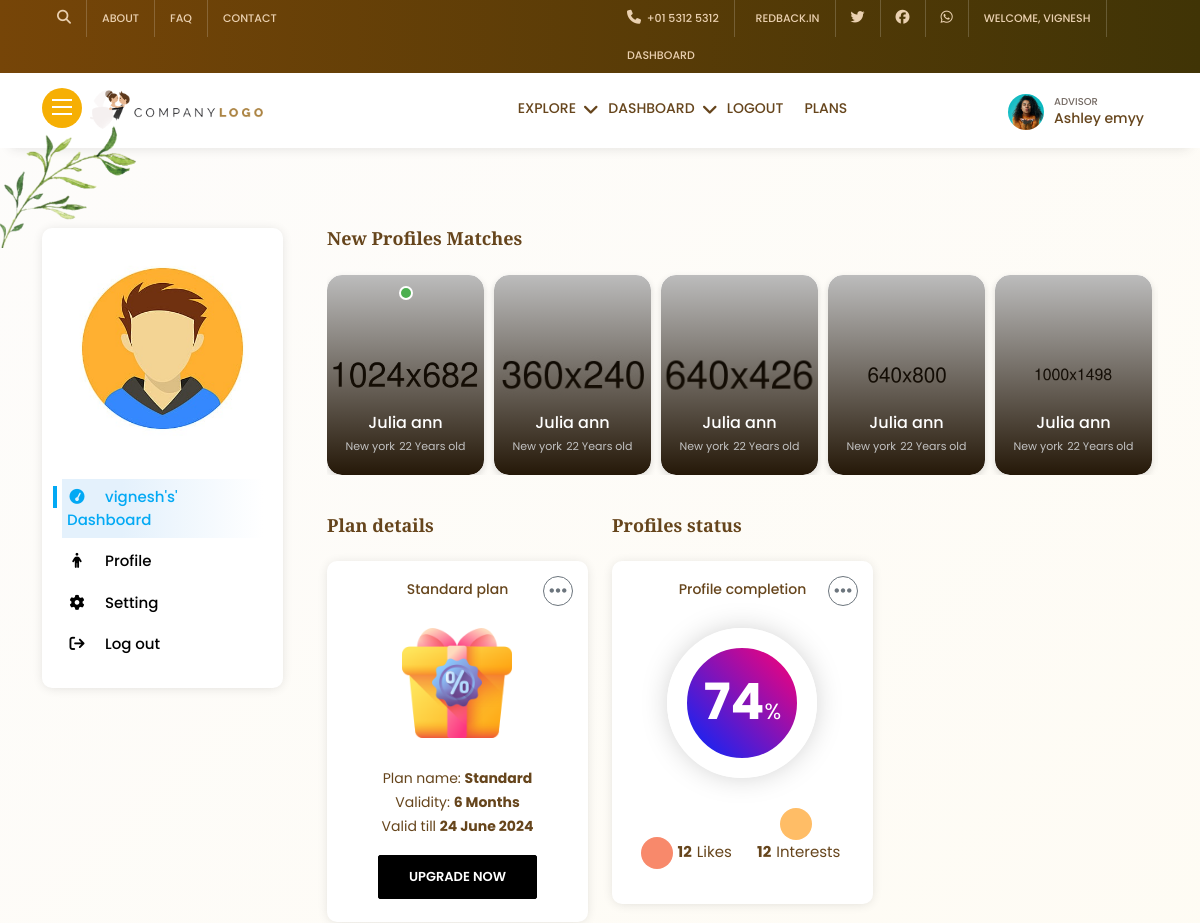
The page /dashboard/ (signed in, upper part) on the database as committed earlier.
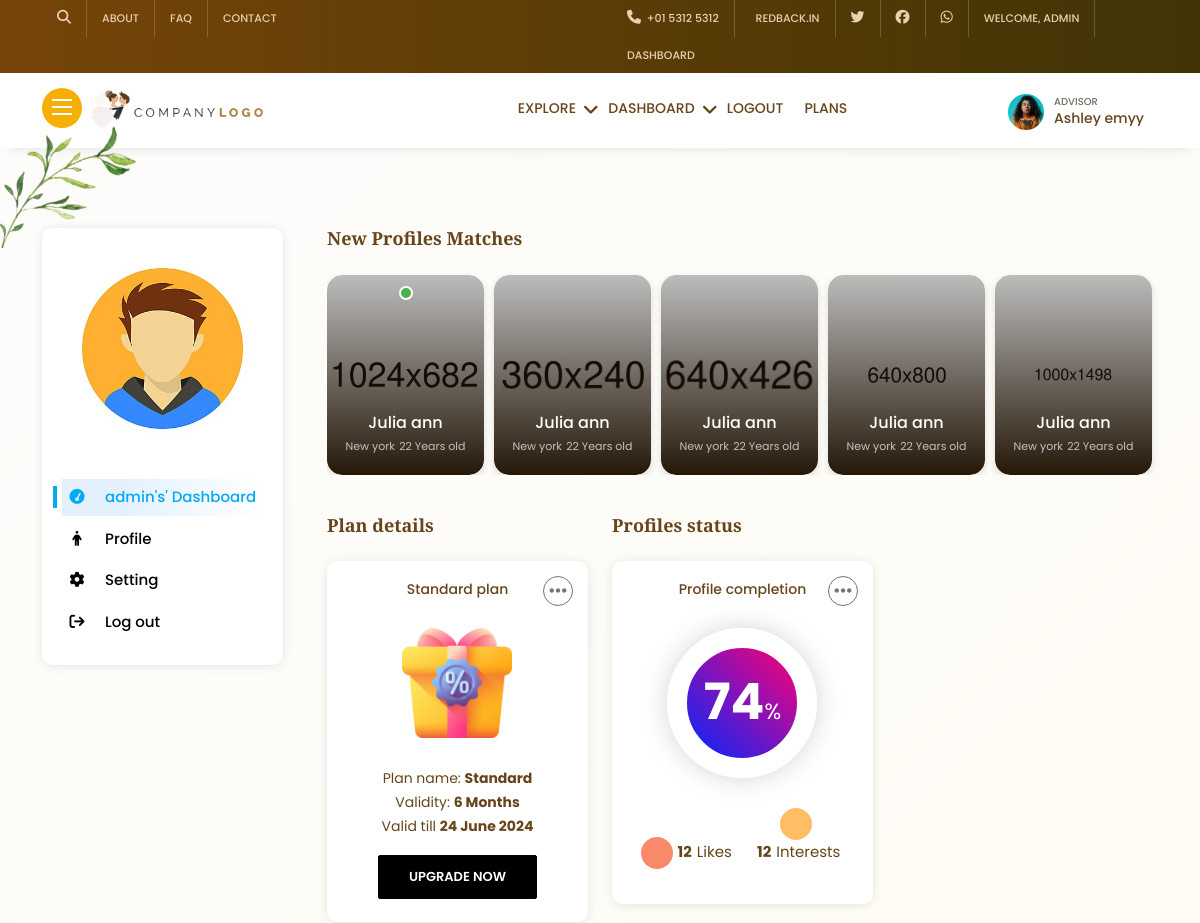
The same page on the database as committed later.
### app/models.py (models this page shows, shortened)
class User(AbstractBaseUser,PermissionsMixin):
    email = models.EmailField(max_length=255, unique=True)
    name = models.CharField(max_length=255)
    phone = models.CharField(max_length=15)
    aadhaar = models.CharField(
        max_length=12,
        validators=[
            RegexValidator(
                regex=r'^\d{12}$',
                message='Aadhaar number must be exactly 12 digits',
                code='invalid_aadhaar'
            ),
        ],
        help_text="Enter your 12-digit Aadhaar number"
    )
    is_active = models.BooleanField(default=True)
    is_admin = models.BooleanField(default=False)
    is_superuser=models.BooleanField(default=False)
    objects = UserManager()
    USERNAME_FIELD = 'email'
    REQUIRED_FIELDS = ['name', 'phone']

### app/views/dashboardview.py (the view)
# urls.py: path('dashboard/',dashboardview.dashboard,name='dashboard'),
def dashboard(request):
    user = request.user.id
    print(user)
    try:
        biodata = Biodata.objects.get(user_id=user)
        context={'biodata':biodata,
                'user':user,
                'phone':request.user.phone,
                'email':request.user.email,
                'name':request.user.name
                }
        return render(request,'pages/dashboard.html',context)
    except Exception as e:
        messages.warning(request,'Please add your biodata first')
        return redirect('biodata')

### templates/pages/dashboard.html (shortened to what this page needs)
{% extends 'base/base.html' %}
{% load static %}
{% block content %}
    <section>
        <div class="db">
            <div class="container">
                <div class="row">
                    <div class="col-md-4 col-lg-3">
                        <div class="db-nav">
                            <div class="db-nav-pro">
                                {% if biodata.image1.url == none %}
                                <img src="{{biodata.image1.url}}" class="img-fluid" alt="">
                                {% else %}
                                <img src="{% static 'images/couples/maleavatar.jpg' %}" class="img-fluid" alt="no image">
                                {% endif %}
                            </div>
                            <div class="db-nav-list">
                                <ul>
                                    <li><a href="{% url 'dashboard' %}" class="act"><i class="fa fa-tachometer" aria-hidden="true"></i>{{name}}'s' Dashboard</a></li>
                                    <li><a href="{% url 'dashboardprofile' %}"><i class="fa fa-male" aria-hidden="true"></i>Profile</a></li>
                                    <li><a href="{% url 'dashboardsetting' %}"><i class="fa fa-cog" aria-hidden="true"></i>Setting</a></li>
                                    <li><a href="{% url 'logout' %}"><i class="fa fa-sign-out" aria-hidden="true"></i>Log out</a></li>
                                </ul>
                            </div>
                        </div>
                    </div>
                    <div class="col-md-8 col-lg-9">
                        <div class="col-md-12 db-sec-com db-new-pro-main">
                            <h2 class="db-tit">New Profiles Matches</h2>
                            <ul class="slider">
                                <li>
                                    <div class="db-new-pro">
                                        <img src="{% static 'images/profiles/16.jpg' %}" alt="" class="profile">
                                        <div>
                                            <h5>Julia ann</h5>
                                            <span class="city">New york</span>
                                            <span class="age">22 Years old</span>
                                        </div>
                                        <div class="pro-ave" title="User currently available">
                                            <span class="pro-ave-yes"></span>
                                        </div>
                                        <a href="profile-details.html" class="fclick" target="_blank">&nbsp;</a>
                                    </div>
                                </li>
                                <li>
                                    <div class="db-new-pro">
                                        <img src="{% static 'images/profiles/2.jpg' %}" alt="" class="profile">
                                        <div>
                                            <h5>Julia ann</h5>
                                            <span class="city">New york</span>
                                            <span class="age">22 Years old</span>
                                        </div>
                                        <a href="profile-details.html" class="fclick" target="_blank">&nbsp;</a>
                                    </div>
                                </li>
                                <li>
                                    <div class="db-new-pro">
                                        <img src="{% static 'images/profiles/3.jpg' %}" alt="" class="profile">
                                        <div>
                                            <h5>Julia ann</h5>
                                            <span class="city">New york</span>
                                            <span class="age">22 Years old</span>
                                        </div>
                                        <a href="profile-details.html" class="fclick" target="_blank">&nbsp;</a>
                                    </div>
                                </li>
                                <li>
                                    <div class="db-new-pro">
                                        <img src="{% static 'images/profiles/4.jpg' %}" alt="" class="profile">
                                        <div>
                                            <h5>Julia ann</h5>
                                            <span class="city">New york</span>
                                            <span class="age">22 Years old</span>
                                        </div>
                                        <a href="profile-details.html" class="fclick" target="_blank">&nbsp;</a>
                                    </div>
                                </li>
                                <li>
                                    <div class="db-new-pro">
                                        <img src="{% static 'images/profiles/5.jpeg' %}" alt="" class="profile">
                                        <div>
                                            <h5>Julia ann</h5>
                                            <span class="city">New york</span>
                                            <span class="age">22 Years old</span>
                                        </div>
                                        <a href="profile-details.html" class="fclick" target="_blank">&nbsp;</a>
                                    </div>
                                </li>
                            </ul>
                        </div>
                        <div class="row">
                            <div class="col-md-12 col-lg-6 col-xl-4 db-sec-com">
                                <h2 class="db-tit">Plan details</h2>
                                <div class="db-pro-stat">
                                    <h6 class="tit-top-curv">Standard plan</h6>
                                    <div class="dropdown">
                                        <button type="button" class="btn btn-outline-secondary" data-bs-toggle="dropdown">
                                            <i class="fa fa-ellipsis-h" aria-hidden="true"></i>
                                        </button>
                                    </div>
                                    <div class="db-plan-card">
                                        <img src="{% static 'images/icon/plan.png' %}" alt="">
                                    </div>
                                    <div class="db-plan-detil">
                                        <ul>
                                            <li>Plan name: <strong>Standard</strong></li>
                                            <li>Validity: <strong>6 Months</strong></li>
                                            <li>Valid till <strong>24 June 2024</strong></li>
                                            <li><a href="" class="cta-3">Upgrade now</a></li>
                                        </ul>
                                    </div>
                                </div>
                            </div>
                            <div class="col-md-12 col-lg-6 col-xl-4 db-sec-com">
                                <h2 class="db-tit">Profiles status</h2>
                                <div class="db-pro-stat">
                                    <h6>Profile completion</h6>
                                    <div class="dropdown">
                                        <button type="button" class="btn btn-outline-secondary" data-bs-toggle="dropdown">
                                            <i class="fa fa-ellipsis-h" aria-hidden="true"></i>
                                        </button>
                                      </div>
                                    <div class="db-pro-pgog">
                                        <span><b class="count">90</b>%</span>
                                    </div>
                                    <ul class="pro-stat-ic">
                                        <li><span><i class="fa fa-heart-o like" aria-hidden="true"></i><b>12</b>Likes</span></li>
                                        <li><span><i class="fa fa-handshake-o inte" aria-hidden="true"></i><b>12</b>Interests</span></li>
                                    </ul>
                                </div>
                            </div>
                        </div>
                    </div>
                </div>
            </div>
        </div>
    </section>
{% endblock content %}

### templates/base/base.html (shortened to what this page needs)
{% load static %}
<!DOCTYPE html>
<html lang="en">
<head>
    <link rel="stylesheet" href="{% static 'css/bootstrap.css' %}">
    <link rel="stylesheet" href="{% static 'css/font-awesome.min.css' %}">
    <link rel="stylesheet" href="{% static 'css/animate.min.css' %}">
    <link rel="stylesheet" href="{% static 'css/style.css' %}">
    <link rel="stylesheet" href="https://cdnjs.cloudflare.com/ajax/libs/font-awesome/6.6.0/css/all.min.css" />
    <link href="https://cdnjs.cloudflare.com/ajax/libs/toastr.js/latest/toastr.min.css" rel="stylesheet" />
    <link rel="stylesheet" href="https://unpkg.com/kursor/dist/kursor.css">
</head>
<body>
    {% include 'inc/home/headersection.html' %}
    {% block content %}
    {% endblock content %}
</body>
</html>
</html>

### templates/inc/home/headersection.html (shortened to what this page needs)
    {% load static %}
    <div class="head-top">
        <div class="container">
            <div class="row">
                <div class="lhs">
                    <ul>
                        <li><a href="#!" class="ser-open"><i class="fa fa-search" aria-hidden="true"></i></a></li>
                        <li><a href="{% url 'about' %}">About</a></li>
                        <li><a href="{% url 'faq' %}">FAQ</a></li>
                        <li><a href="{% url 'contact' %}">Contact</a></li>
                    </ul>
                </div>
                <div class="rhs">
                    <ul>
                        <li><a href="tel:+9704462944"><i class="fa fa-phone" aria-hidden="true"></i> &nbsp;+01 5312
                                5312</a></li>
                        <li><a href="mailto:info@example.com">&nbsp; redback.in</a></li>
                        <li><a href="#!"><i class="fa-brands fa-twitter"></i></a></li>
                        <li><a href="#!"><i class="fa-brands fa-facebook"></i></a></li>
                        <li><a href="#!"><i class="fa-brands fa-whatsapp"></i></a></li>
                        {% if request.user.is_authenticated %}
                        <li><a href="#!">welcome, {{ request.user.name }}</a></li>
                        {% endif %}
                        {% if request.user.is_superuser %}
                        <li><a href="{% url 'adminhome' %}">Dashboard</a></li>
                        {% endif %}
                    </ul>
                </div>
            </div>
        </div>
    </div>
    <div class="hom-top">
        <div class="container">
            <div class="row">
                <div class="hom-nav">
                    <div class="logo">
                        <span class="menu desk-menu">
                            <i></i><i></i><i></i>
                        </span>
                        <a href="{% url 'home' %}" class="logo-brand"><img src="{% static 'images/logo-b.png' %}" alt="" loading="lazy"
                                class="ic-logo"></a>
                    </div>
                    <div class="bl">
                        <ul>
                            <li class="smenu-pare">
                                <span class="smenu">Explore</span>
                            </li>
                            {% if request.user.is_authenticated %}
                            <li class="smenu-pare">
                                <span class="smenu">Dashboard</span>
                            </li>
                            <li><a href="{% url 'logout' %}">Logout</a></li>
                            {% else %}
                            <li><a href="{% url 'register' %}">Register</a></li>
                            <li><a href="{% url 'login' %}">login</a></li>
                            {% endif %}
                            <li><a href="{% url 'plan' %}">Plans</a></li>
                        </ul>
                    </div>
                    <div class="al">
                        <div class="head-pro">
                            <img src="{% static 'images/og/emp1.jpg' %}" alt="" loading="lazy">
                            <b>Advisor</b><br>
                            <h4>Ashley emyy</h4>
                            <span class="fclick"></span>
                        </div>
                    </div>
                </div>
            </div>
        </div>
    </div>

### templates/inc/home/footer.html (shortened to what this page needs)
    {% load static %}

### templates/base/base.html (style rules this page uses)
body { user-select: none; }

Rows that differ between the two databases and show on the page:
changed User: user.name "VIGNESH" → "ADMIN"; name "vignesh" → "admin"
